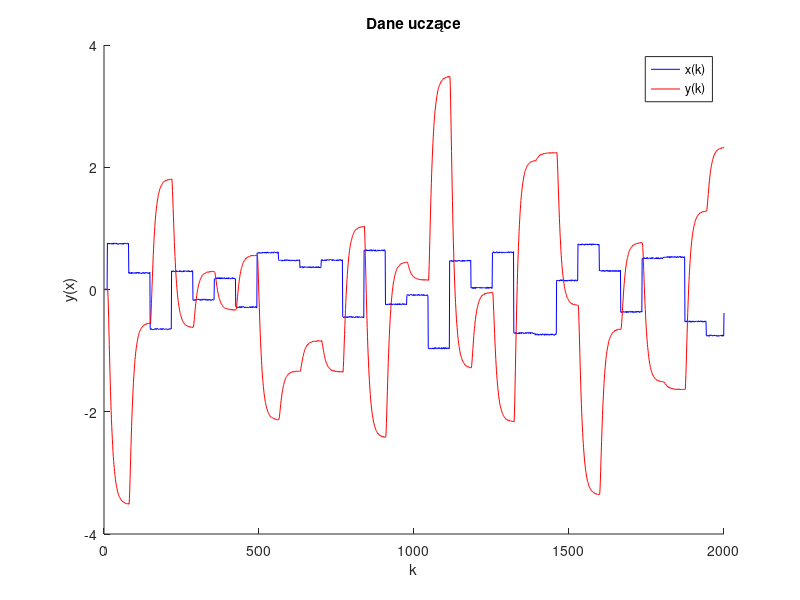
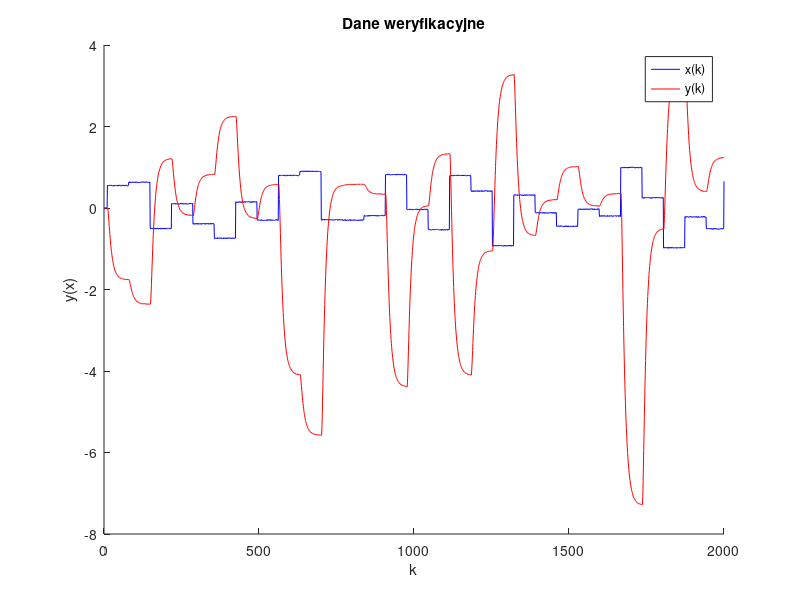
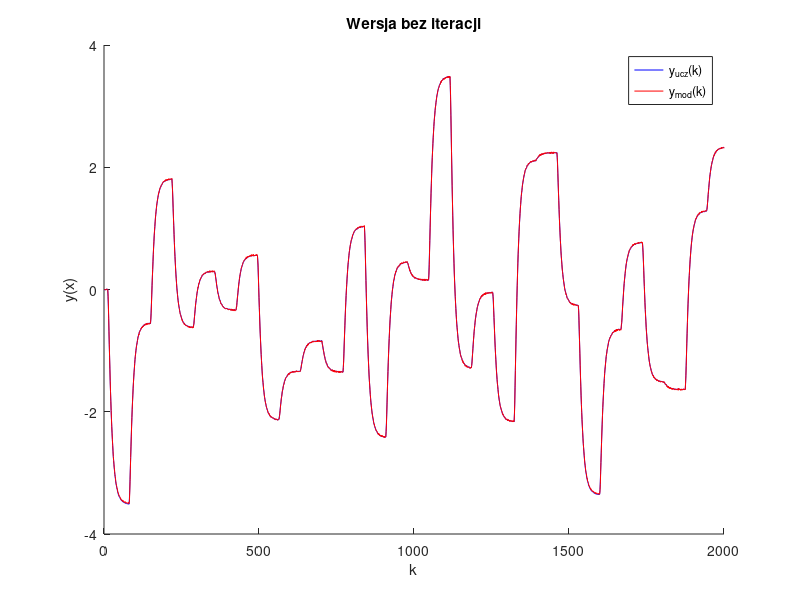
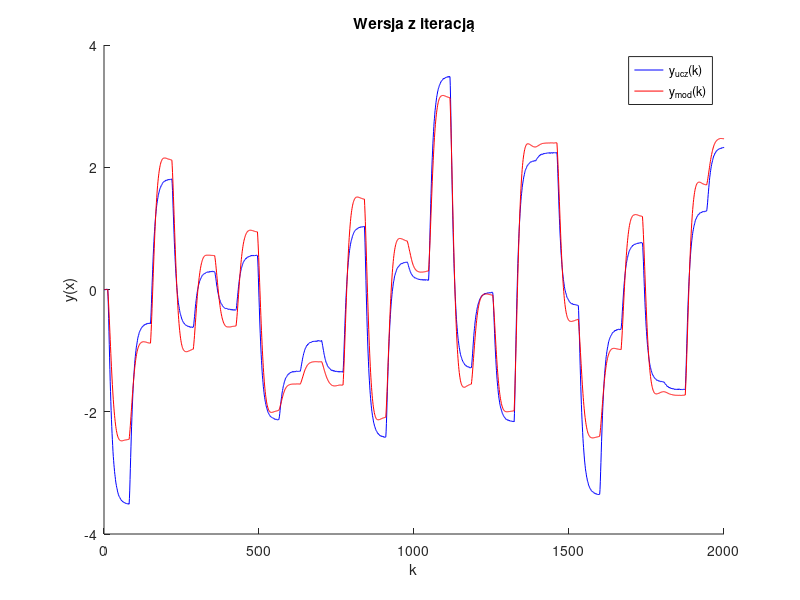

Source code (MATLAB) for these figures, in order:
%Michał Stolarz
%Projekt nr 2 MODI

koniec = 2000;
k = 1:koniec;
%ZAD A
%pobranie danych uczących
fileID = fopen('danedynucz41.txt','r');
formatSpec = '%g';
sizeA = [2 Inf];
A = fscanf(fileID,formatSpec,sizeA);
fclose(fileID);
A=A'

%wykres
X_ucz=A(1:end,1);
Y_ucz=A(1:end,2);
figure
hold on
plot(k,X_ucz,'blue')
plot(k,Y_ucz,'red')
legend('x(k)','y(k)')
title('Dane uczące')
xlabel('k');
ylabel('y(x)');
hold off

%pobranie danych weryfikacyjnych
fileID = fopen('danedynwer41.txt','r');
formatSpec = '%g';
sizeA = [2 Inf];


A = fscanf(fileID,formatSpec,sizeA)
fclose(fileID);
A=A'

%wykres
X_wer=A(1:end,1);
Y_wer=A(1:end,2);
figure
hold on
plot(k,X_wer,'blue')
plot(k,Y_wer,'red')
legend('x(k)','y(k)')
title('Dane weryfikacyjne')
xlabel('k');
ylabel('y(x)');
hold off



%rząd 
r = 3 %rząd dynamiki
r_w = 1; %rząd wielomianu

Dane_ucz=[X_ucz, Y_ucz];
Dane_wer=[X_wer, Y_wer];
P=length(Dane_ucz);
Y_ucz_wy=Dane_ucz(r+1:P,2);

%Tworzenie uniwersalnej macierzy M
M=ones(length(Dane_ucz)-r, 2*r*r_w);
for i=1:r
    for j=1:r_w
        M(:,r_w*i-r_w+j)=Dane_ucz((r-(i-1)):(P-i),1).^j;
        M(:,r_w*i-r_w+j+r*r_w)=Dane_ucz((r-(i-1)):(P-i),2).^j;
    end
end
w=M\Y_ucz_wy;
n=length(w)/2;

%rekurencja
y_mod_oe = zeros(P,1)
%bez rekurencji
y_mod_arx = zeros(P,1)
%rekurencja
y_mod_oe_wer = zeros(P,1)
%bez rekurencji
y_mod_arx_wer = zeros(P,1)


for k=r+1:P
    for m=1:r
        y_mod_oe(k)=y_mod_oe(k)+w(m)*Dane_ucz(k-m,1)+w(m+n)*y_mod_oe(k-m);%rekurencja dane ucz
        
        y_mod_oe_wer(k)=y_mod_oe_wer(k)+w(m)*Dane_wer(k-m,1)+w(m+n)*y_mod_oe_wer(k-m);%rekurencja dane wer
        
        y_mod_arx(k)=y_mod_arx(k)+w(m)*Dane_ucz(k-m,1)+w(m+n)*Dane_ucz(k-m,2);%nie rekurencja dane ucz
        
        y_mod_arx_wer(k)=y_mod_arx_wer(k)+w(m)*Dane_wer(k-m,1)+w(m+n)*Dane_wer(k-m,2);%nie rekurencja dane ucz
        
    end
end


%błąd bez rekurencji dla Dane_ucz
Err_biter_ucz=(norm(y_mod_arx(r+1:P)-Y_ucz(r+1:P)))^2

%bład z rekurencją dla Dane_ucz
Err_iter_ucz=(norm(y_mod_oe(r+1:P)-Y_ucz(r+1:P)))^2

%błąd bez rekurencji dla Dane_wer
Err_biter_wer=(norm(y_mod_arx_wer(r+1:P)-Y_wer(r+1:P)))^2

%bład z rekurencją dla Dane_wer
Err_iter_wer=(norm(y_mod_oe_wer(r+1:P)-Y_wer(r+1:P)))^2

k = 1:P;

%rysowanie wykresów dane uczace
    figure
    hold on
    plot(k,Y_ucz,'blue')
    plot(k,y_mod_arx,'red')
    legend('y_{ucz}(k)','y_{mod}(k)')
    title('Wersja bez iteracji')
    xlabel('k');
    ylabel('y(x)');
    hold off
    
    figure
    hold on
    plot(k,Y_ucz,'blue')
    plot(k,y_mod_oe,'red')
    legend('y_{ucz}(k)','y_{mod}(k)')
    title('Wersja z iteracją')
    xlabel('k');
    ylabel('y(x)');
    hold off
    
     %rysowanie wykresów dane weryfikacyjne
    figure
    hold on
    plot(k,Y_wer,'blue')
    plot(k,y_mod_arx_wer,'red')
    legend('y_{wer}(k)','y_{mod}(k)')
    title('Wersja bez iteracji')
    xlabel('k');
    ylabel('y(x)');
    hold off
    
    figure
    hold on
    plot(k,Y_wer,'blue')
    plot(k,y_mod_oe_wer,'red')
    legend('y_{wer}(k)','y_{mod}(k)')
    title('Wersja z iteracją')
    xlabel('k');
    ylabel('y(x)');
    hold 